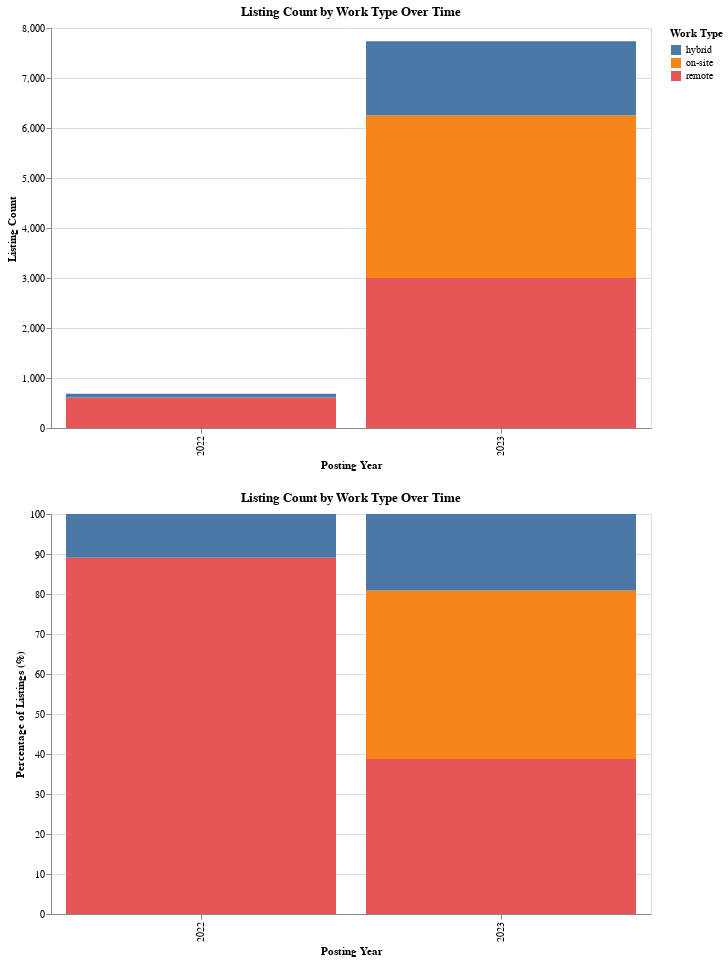

The code cell stored with this chart in its notebook:
### Code cell
combined_stacked_work_type_fig = stacked_bar_work_type & stacked_bar_work_type_pct
combined_stacked_work_type_fig

### Figure 1 — Vega-Lite specification as saved in the notebook (floating-point values rounded to 4 significant figures)
{"config": {"view": {"continuousWidth": 300, "continuousHeight": 300}}, "vconcat": [{"data": {"name": "data-31bbabb5e99239f19ea058a7a9e46110"}, "mark": {"type": "bar"}, "encoding": {"color": {"field": "Work Type", "title": "Work Type", "type": "nominal"}, "x": {"field": "Posting Year", "title": "Posting Year", "type": "nominal"}, "y": {"aggregate": "sum", "field": "Listing Count", "title": "Listing Count", "type": "quantitative"}}, "height": 400, "title": "Listing Count by Work Type Over Time", "width": 600}, {"data": {"name": "data-8dd3a1238888e65b4e4c1f0c9e85e02c"}, "mark": {"type": "bar"}, "encoding": {"color": {"field": "Work Type", "title": "Work Type", "type": "nominal"}, "x": {"field": "Posting Year", "title": "Posting Year", "type": "nominal"}, "y": {"field": "Percentage", "title": "Percentage of Listings (%)", "type": "quantitative"}}, "height": 400, "title": "Listing Count by Work Type Over Time", "width": 600}], "$schema": "https://vega.github.io/schema/vega-lite/v5.15.1.json", "datasets": {"data-31bbabb5e99239f19ea058a7a9e46110": [{"Posting Year": 2022, "Work Type": "remote", "Listing Count": 611}, {"Posting Year": 2023, "Work Type": "remote", "Listing Count": 2999}, {"Posting Year": 2022, "Work Type": "on-site", "Listing Count": 0}, {"Posting Year": 2023, "Work Type": "on-site", "Listing Count": 3258}, {"Posting Year": 2022, "Work Type": "hybrid", "Listing Count": 75}, {"Posting Year": 2023, "Work Type": "hybrid", "Listing Count": 1479}], "data-8dd3a1238888e65b4e4c1f0c9e85e02c": [{"Posting Year": 2022, "Work Type": "remote", "Percentage": 89.07}, {"Posting Year": 2023, "Work Type": "remote", "Percentage": 38.77}, {"Posting Year": 2022, "Work Type": "on-site", "Percentage": 0.0}, {"Posting Year": 2023, "Work Type": "on-site", "Percentage": 42.11}, {"Posting Year": 2022, "Work Type": "hybrid", "Percentage": 10.93}, {"Posting Year": 2023, "Work Type": "hybrid", "Percentage": 19.12}]}}
